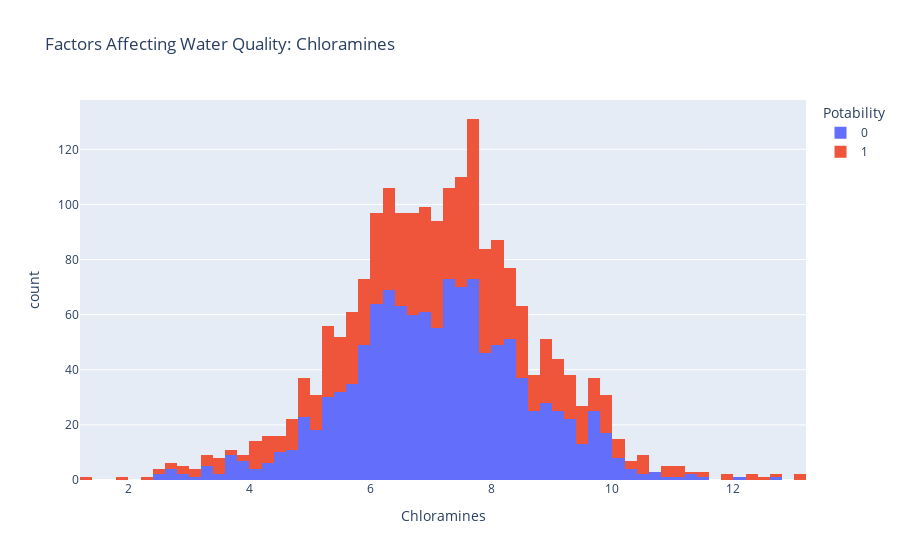

The notebook cell this image was saved under:
### Markdown cell above
#### 5. Create a histogram chart to visualize the distribution of chloramine in water

### Code cell
px.histogram(waterdf, x = "Chloramines", color = "Potability", title= "Factors Affecting Water Quality: Chloramines")

### Figure 1 — Plotly figure (JSON) as saved in the notebook; plotly's stock layout.template omitted (floating-point values rounded to 4 significant figures; data arrays with more than 128 entries replaced by an {"elided": "..."} marker saying what was removed)
{"data": [{"bingroup": "x", "hovertemplate": "Potability=0<br>Chloramines=%{x}<br>count=%{y}<extra></extra>", "legendgroup": "0", "marker": {"color": "#636efa", "pattern": {"shape": ""}}, "name": "0", "orientation": "v", "showlegend": true, "type": "histogram", "x": {"elided": "1200 float values"}, "xaxis": "x", "yaxis": "y"}, {"bingroup": "x", "hovertemplate": "Potability=1<br>Chloramines=%{x}<br>count=%{y}<extra></extra>", "legendgroup": "1", "marker": {"color": "#EF553B", "pattern": {"shape": ""}}, "name": "1", "orientation": "v", "showlegend": true, "type": "histogram", "x": {"elided": "811 float values"}, "xaxis": "x", "yaxis": "y"}], "layout": {"barmode": "relative", "legend": {"title": {"text": "Potability"}, "tracegroupgap": 0}, "title": {"text": "Factors Affecting Water Quality: Chloramines"}, "xaxis": {"anchor": "y", "domain": [0, 1], "title": {"text": "Chloramines"}}, "yaxis": {"anchor": "x", "domain": [0, 1], "title": {"text": "count"}}}}
